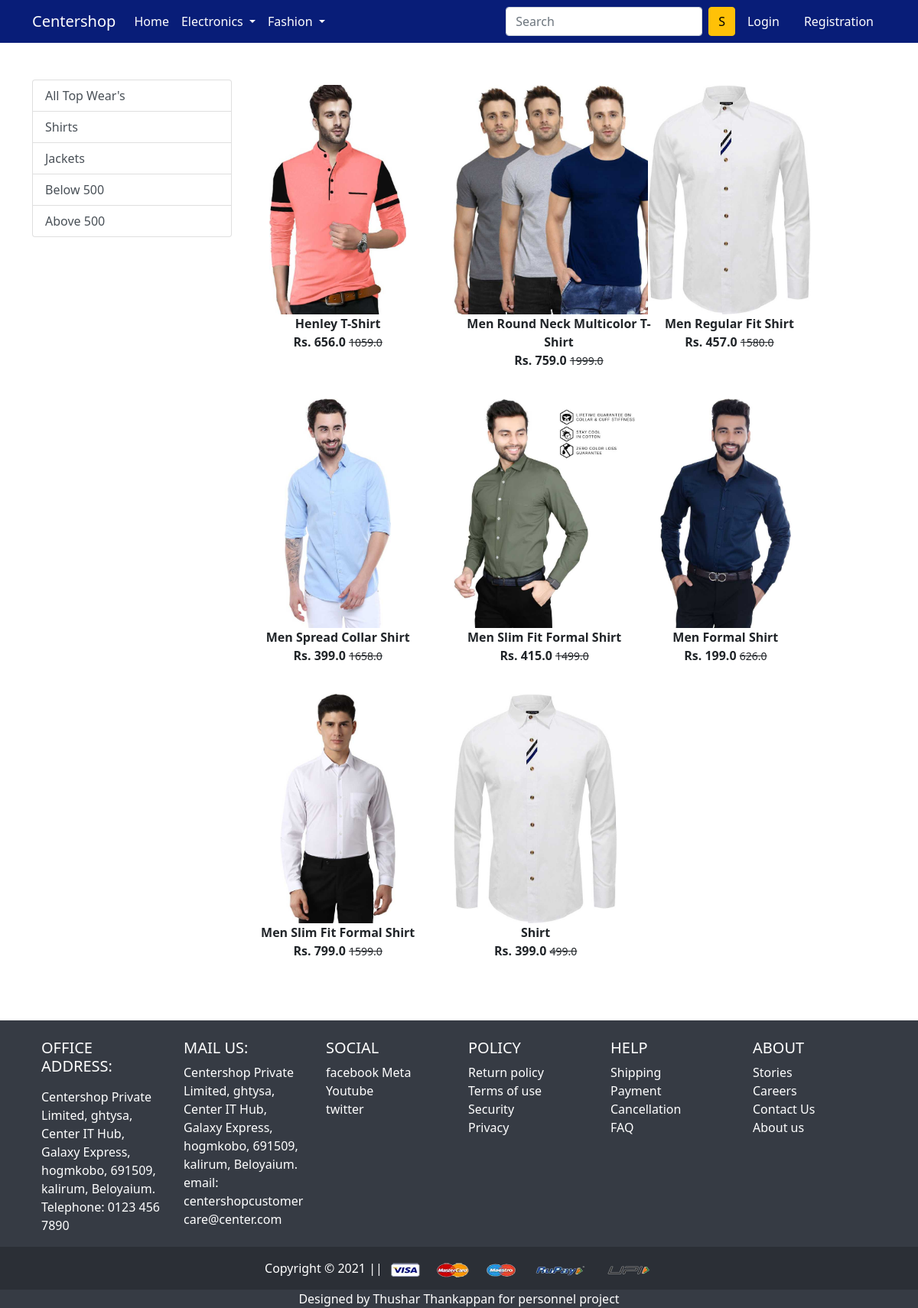
Screenshot of /topwear/ with the database file from the repository.
### app/models.py (models this page shows, shortened)
class Product(models.Model):
 title = models.CharField(max_length=100)
 selling_price = models.FloatField()
 discounted_price = models.FloatField()
 description = models.TextField()
 brand = models.CharField(max_length=100)
 category = models.CharField( choices=CATEGORY_CHOICES, max_length=2)
 product_image = models.ImageField(upload_to='productimg')

### app/views.py (the view)
# urls.py: path('topwear/', views.topwear, name='topwear'),
def topwear(request, data=None):
	totalitem = 0
	if request.user.is_authenticated:
		totalitem = len(Cart.objects.filter(user=request.user))
	if data==None :
			topwears = Product.objects.filter(category='TW')
	elif data == 'Shirt' or data == 'Jacket':
			topwears = Product.objects.filter(category='TW').filter(brand=data)
	elif data == 'below':
			topwears = Product.objects.filter(category='TW').filter(discounted_price__lt=500)
	elif data == 'above':
			topwears = Product.objects.filter(category='TW').filter(discounted_price__gt=500)
	return render(request, 'app/topwear.html', {'topwears':topwears, 'totalitem':totalitem})

### app/templates/app/topwear.html (shortened to what this page needs)
{% extends 'app/base.html' %}
{% load static %}
{% block main-content %}
<div class="container my-5">
 <div class="row">
  <div class="col-sm-3">
   <div class="list-group">
     <a href="{% url 'topwear' %}" class="list-group-item list-group-item-action" aria-current="true">All Top Wear's</a>
     <a href="{% url 'topweardata' 'Shirt'  %}" class="list-group-item list-group-item-action" aria-current="true">Shirts</a>
     <a href="{% url 'topweardata' 'Jacket'  %}" class="list-group-item list-group-item-action">Jackets</a>
     <a href="{% url 'topweardata' 'below'  %}" class="list-group-item list-group-item-action">Below 500</a>
     <a href="{% url 'topweardata' 'above'  %}" class="list-group-item list-group-item-action">Above 500</a>
   </div>
  </div>
  <div class="col-sm-8">
   <div class="row">
    {% for product in topwears %}
     <div class="col-sm-4 text-center mb-4">
      <a href="{% url 'product-detail' product.id %}" class="btn">
       <div class="item">
        <img src="{{product.product_image.url}}" alt="" height="300" class="">
        <div class="fw-bold">{{product.title}}</div>
        <div class="fw-bold">Rs. {{product.discounted_price}} <small class="fw-light text-decoration-line-through">{{product.selling_price}}</small></div>
       </div>
      </a>
     </div>
    {% endfor %}
   </div>
  </div>
 </div>
</div>
{% endblock main-content %}

### rows the page displays
Product: product_image (picture), title "Henley T-Shirt", discounted_price "656.0", selling_price "1059.0"
Product: product_image (picture), title "Men Round Neck Multicolor T-Shirt", discounted_price "759.0", selling_price "1999.0"
Product: product_image (picture), title "Men Regular Fit Shirt", discounted_price "457.0", selling_price "1580.0"
Product: product_image (picture), title "Men Spread Collar Shirt", discounted_price "399.0", selling_price "1658.0"
Product: product_image (picture), title "Men Slim Fit Formal Shirt", discounted_price "415.0", selling_price "1499.0"
Product: product_image (picture), title "Men Formal Shirt", discounted_price "199.0", selling_price "626.0"
Product: product_image (picture), title "Men Slim Fit Formal Shirt", discounted_price "799.0", selling_price "1599.0"
Product: product_image (picture), title "Shirt", discounted_price "399.0", selling_price "499.0"
